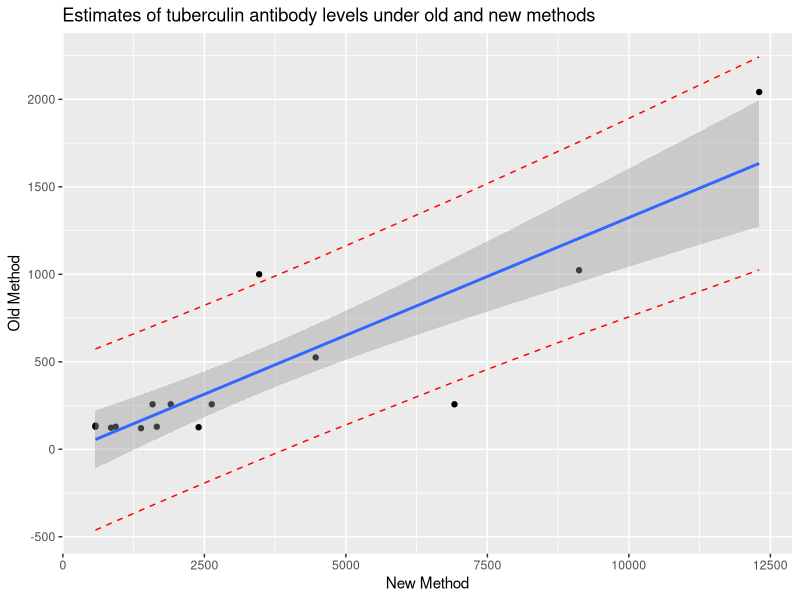

Write R code to recreate this figure.
## ---- chunk 1
knitr::opts_chunk$set(echo = TRUE)
## ---- chunk 2
OLD <- c(2041.7,257.0,524.8,257.0,128.8,128.8,1023.3,134.9,257.0,125.9,257.0,123.0,1000.0,120.2,128.8)
NEW <- c(12302.7,6918.3,4466.8,1584.9,933.3,1659.6,9120.1,575.4,2630.3,2398.8,1905.5,851.1,3467.4,1380.4,575.4)
mydata <- data.frame(OLD, NEW)
## ---- chunk 3
mydata.LM <- lm(OLD~NEW,data = mydata)
summary(mydata.LM)
## ---- chunk 4
corr <- cor(x = mydata$NEW, y = mydata$OLD)
sY <- sd(mydata$OLD)
sX <- sd(mydata$NEW)
b1 <- corr*sY/sX
b1
## ---- chunk 5
(cor(x = mydata$NEW, y = mydata$OLD))^2
## ---- chunk 6
mydata.LM <- lm(OLD~NEW,data = mydata)
# summary(mydata.LM)
anova(mydata.LM)
## ---- chunk 7
3047257 + 997652
## ---- chunk 8
mydata.LM <- lm(OLD~NEW,data = mydata)
summary(mydata.LM)
## ---- chunk 9
3047257/4044909
## ---- chunk 10
corr^2
## ---- chunk 11
predict(mydata.LM, data.frame(NEW = 200), interval = "confidence")
predict(mydata.LM, data.frame(NEW = 500), interval = "confidence")
predict(mydata.LM, data.frame(NEW = 750), interval = "confidence")
## ---- chunk 12
if(!require(ggplot2)){install.packages("ggplot2")}
library(ggplot2)

mydata.PRED <- predict(mydata.LM, interval = "prediction",level=0.90)
mydata2 <- cbind(mydata, mydata.PRED)

G <- ggplot(data = mydata2, aes(y=OLD, x=NEW)) +
  geom_point() +
  stat_smooth(method = lm,level = 0.90) +
  geom_line(aes(y = lwr), color = "red", linetype = "dashed") +
  geom_line(aes(y = upr), color = "red", linetype = "dashed") +
  ylab("Old Method") +
  xlab("New Method") +
  ggtitle("Estimates of tuberculin antibody levels under old and new methods")
G
